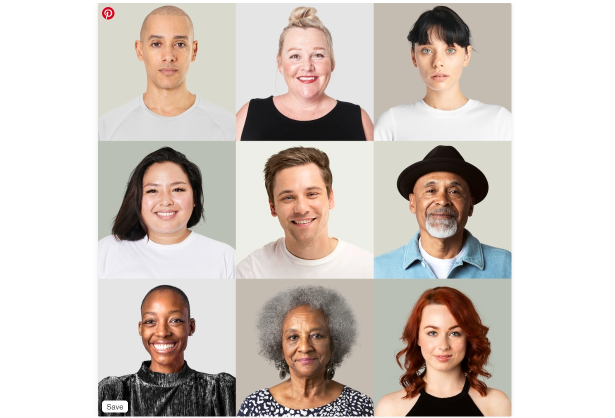
#> input picture L-PYTHON/IML/Face Recognization/faces.jpg, 1229 x 836 px (shown at 1/2 size)
$ python image-face-recognization.py
#> lines starting #> are read from the running program, lines starting #| are printed output that depends on the picture; after the words box and inside, x2 and y2 are one past the last pixel; in counts of white or black regions, pixels touching at a corner belong together
import cv2

# Will load pre-trained data from open Cv using haar cascade algorithm
trained_face_data = cv2.CascadeClassifier('haarcascade_frontalface_default.xml')

#select image to read
image = cv2.imread('faces.jpg')
#> image is the input picture: shape (836, 1229, 3); mean B, G, R 192.1, 198.4, 207.3
image = cv2.resize(image, (960, 620))
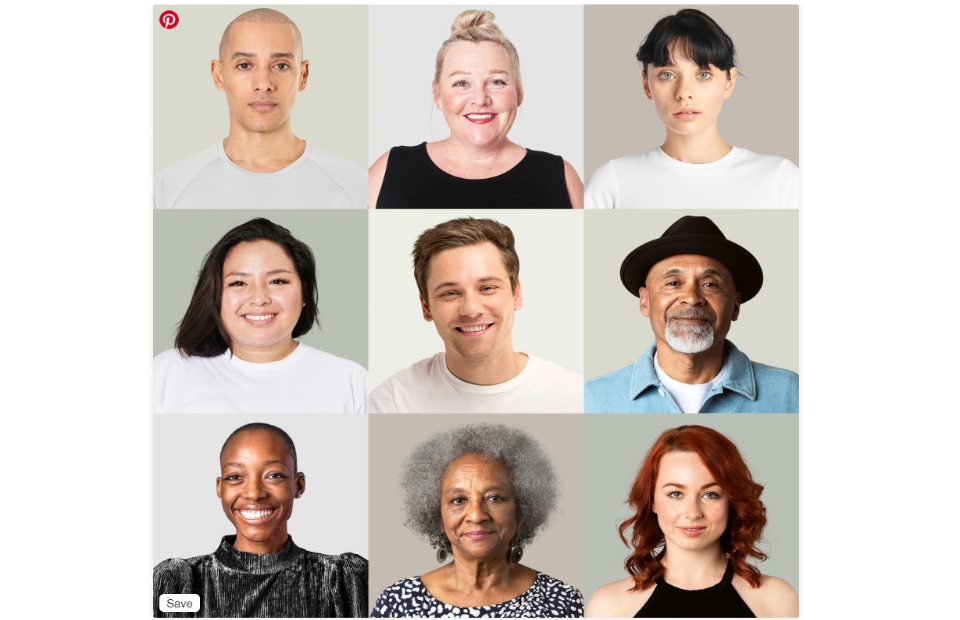
#> image: shape (620, 960, 3); mean B, G, R 192, 198.3, 207.2
cv2.imshow("colored-image",image)       # to show your image

# change the colored image into black and white
grayscaled_image =cv2.cvtColor(image, cv2.COLOR_BGR2GRAY)
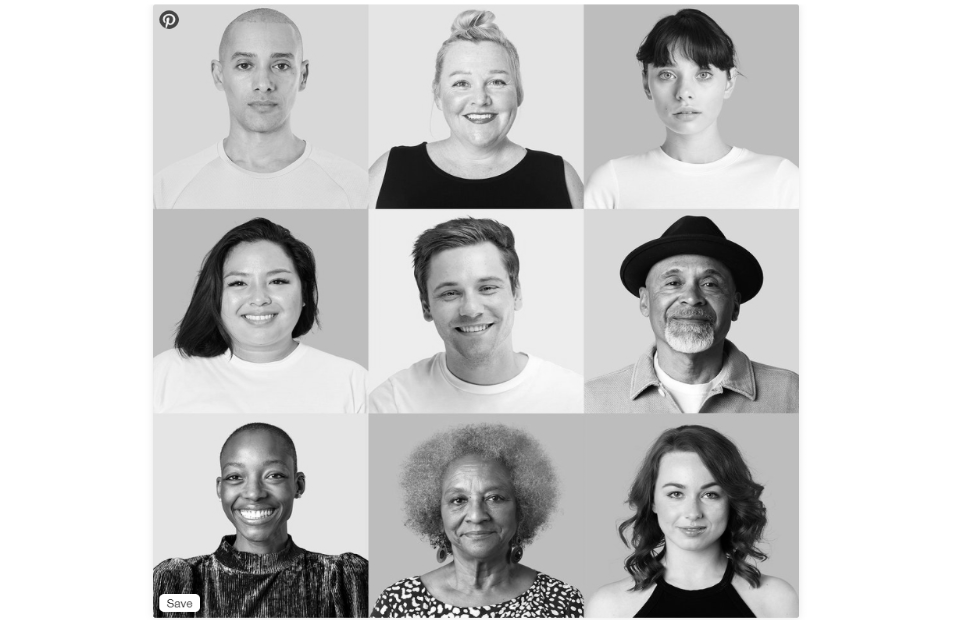
#> grayscaled_image: shape (620, 960); min 0, max 255, mean 200.3
cv2.imshow("grayscaled-image",grayscaled_image)

# Detect the faces
faces = trained_face_data.detectMultiScale(grayscaled_image)
#> faces = [[647, 459, 89, 89], [644, 247, 92, 92], [211, 442, 88, 88], [432, 466, 86, 86], [210, 23, 105, 105], [209, 245, 96, 96], [417, 248, 108, 108], [432, 46, 95, 95], [635, 38, 99, 99]]
# Draw the rectangle around each face
for (x, y, w, h) in faces:
    cv2.rectangle(image, (x, y), (x + w, y + h), (0, 255, 0), 2)
    # Display
    cv2.imshow('face-captured', image)
#> this loop made 9 passes
#> pass 1, `cv2.imshow('face-captured', image)`:
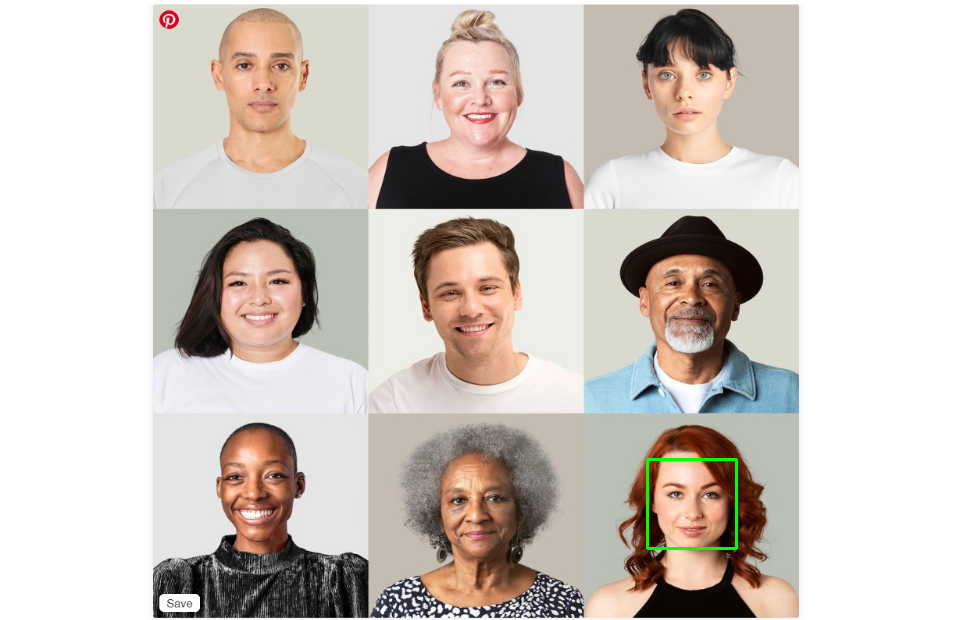
#> window 'face-captured': shape (620, 960, 3); mean B, G, R 191.9, 198.7, 207
#> pass 2, `cv2.imshow('face-captured', image)`:
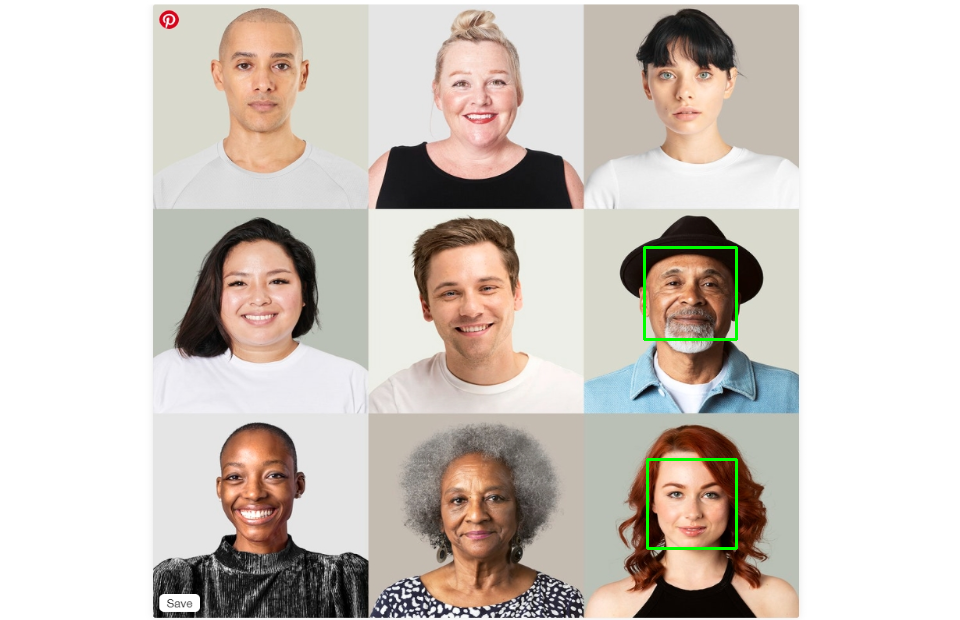
#> window 'face-captured': shape (620, 960, 3); mean B, G, R 191.8, 199, 206.8
#> after the loop:
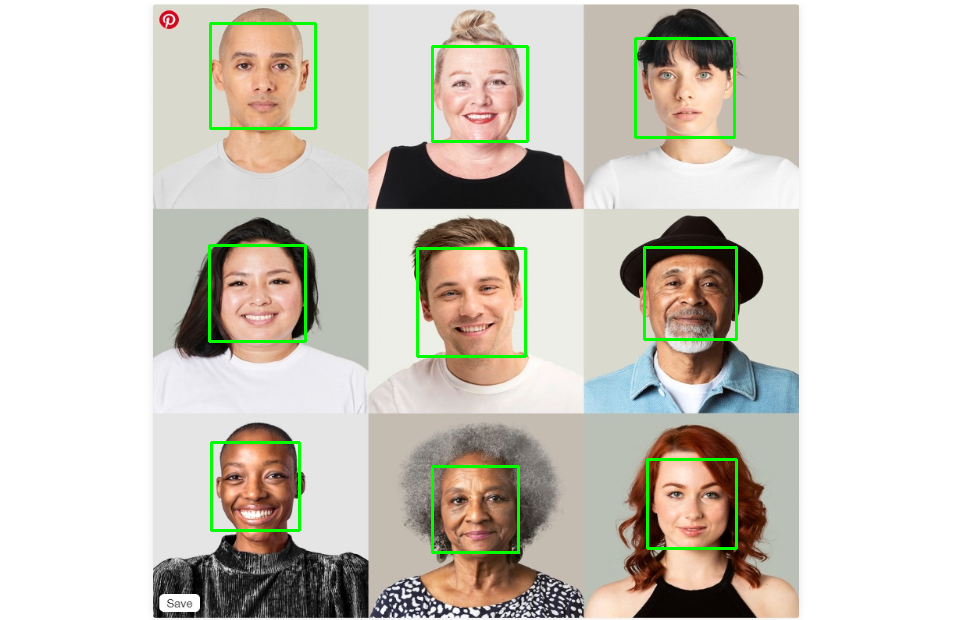
#> image: shape (620, 960, 3); 1.72% of pixels changed, all inside (x1, y1, x2, y2) = (208, 22, 738, 554)

cv2.waitKey(0)

$ run again, with L-PYTHON/IML/Face Recognization/image.jpg copied over L-PYTHON/IML/Face Recognization/faces.jpg
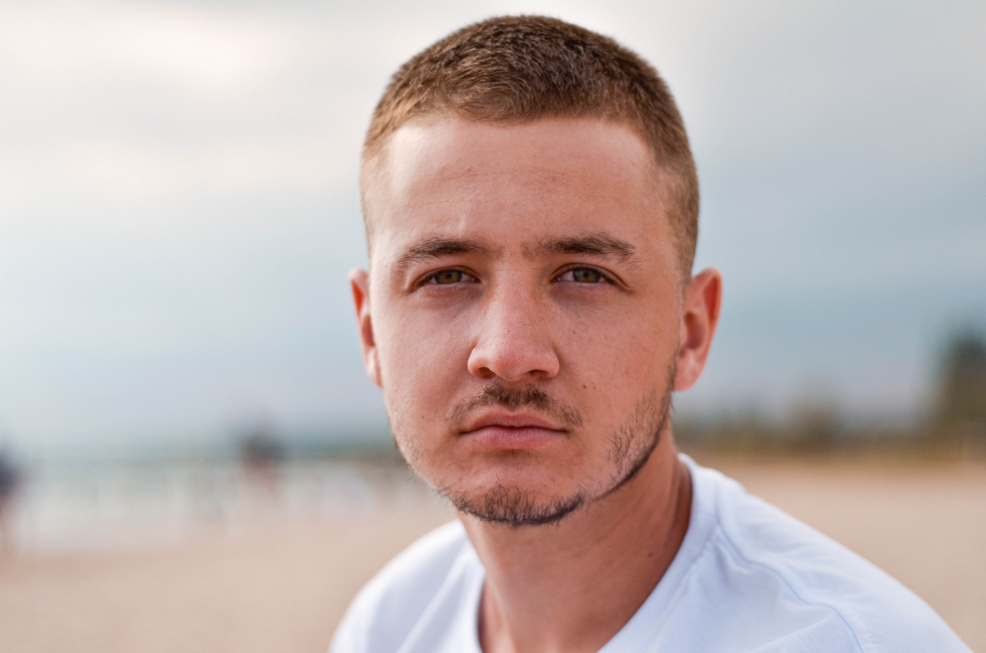
#> input picture L-PYTHON/IML/Face Recognization/image.jpg, 4928 x 3264 px (shown at 1/5 size)
#> image is the input picture: shape (3264, 4928, 3); mean B, G, R 173.2, 176.2, 191.4
#> image: shape (620, 960, 3)
#> `grayscaled_image =cv2.cvtColor(image, cv2.COLOR_BGR2GRAY)`:
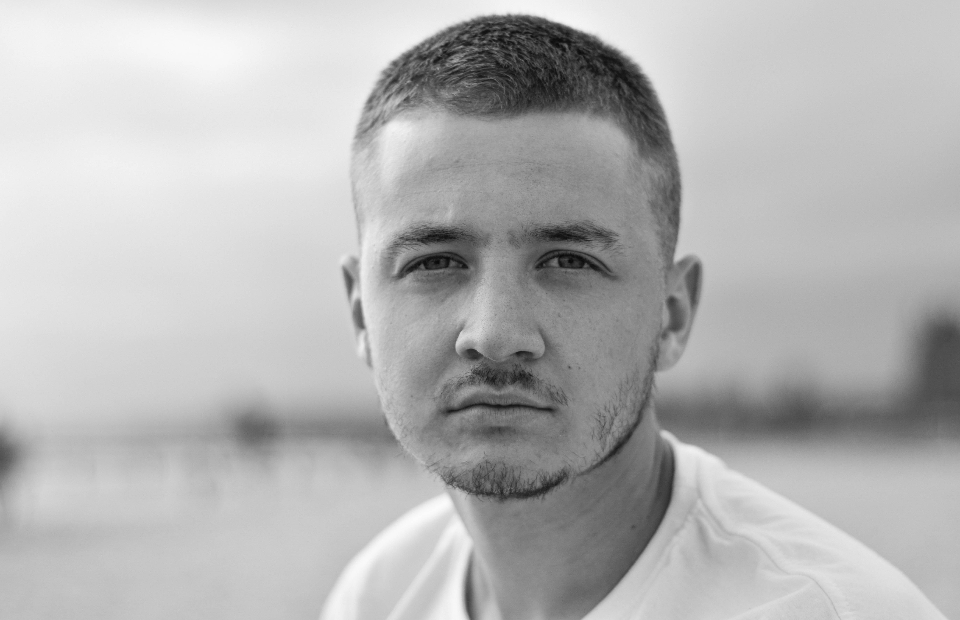
#> grayscaled_image: shape (620, 960); min 8, max 252, mean 180.3
#> faces = [[313, 121, 371, 371]]
#> the loop `for (x, y, w, h) in faces:` made 1 pass
#> pass 1, `cv2.imshow('face-captured', image)`:
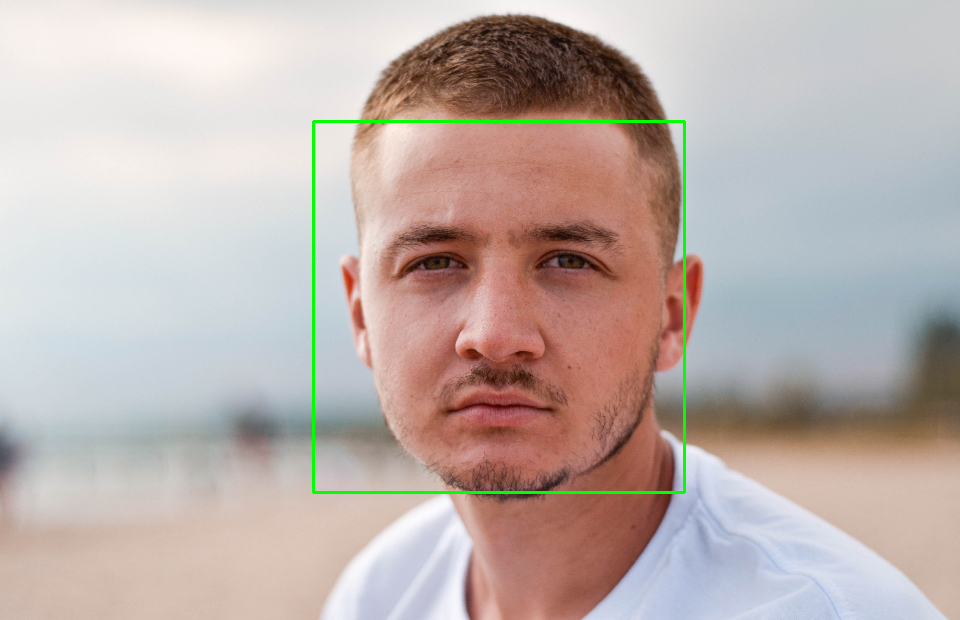
#> window 'face-captured': shape (620, 960, 3); mean B, G, R 172, 176.8, 190

$ run again, with L-PYTHON/IML/Face Recognization/img.jpg copied over L-PYTHON/IML/Face Recognization/faces.jpg
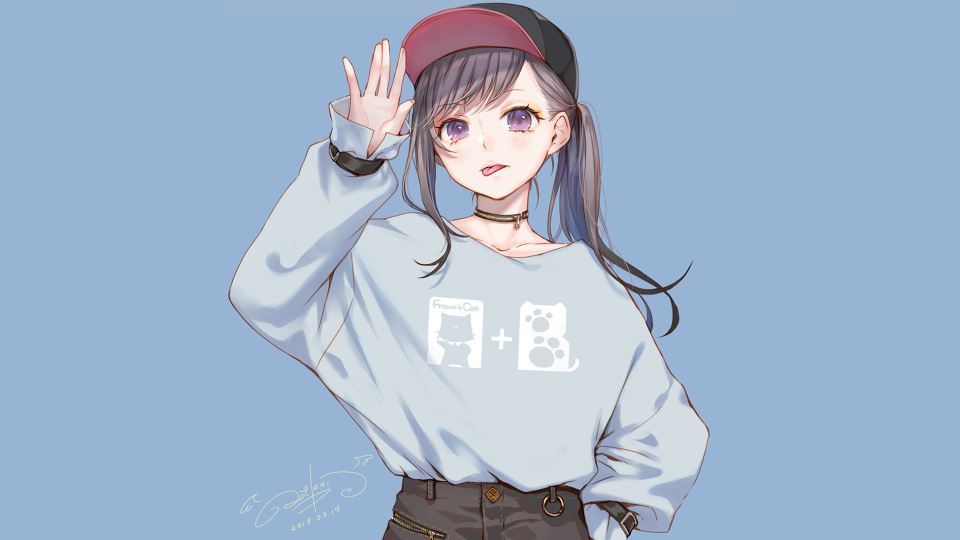
#> input picture L-PYTHON/IML/Face Recognization/img.jpg, 1920 x 1080 px (shown at 1/2 size)
#> image is the input picture: shape (1080, 1920, 3); mean B, G, R 204, 179.9, 160.7
#> image: shape (620, 960, 3)
#> `grayscaled_image =cv2.cvtColor(image, cv2.COLOR_BGR2GRAY)`:
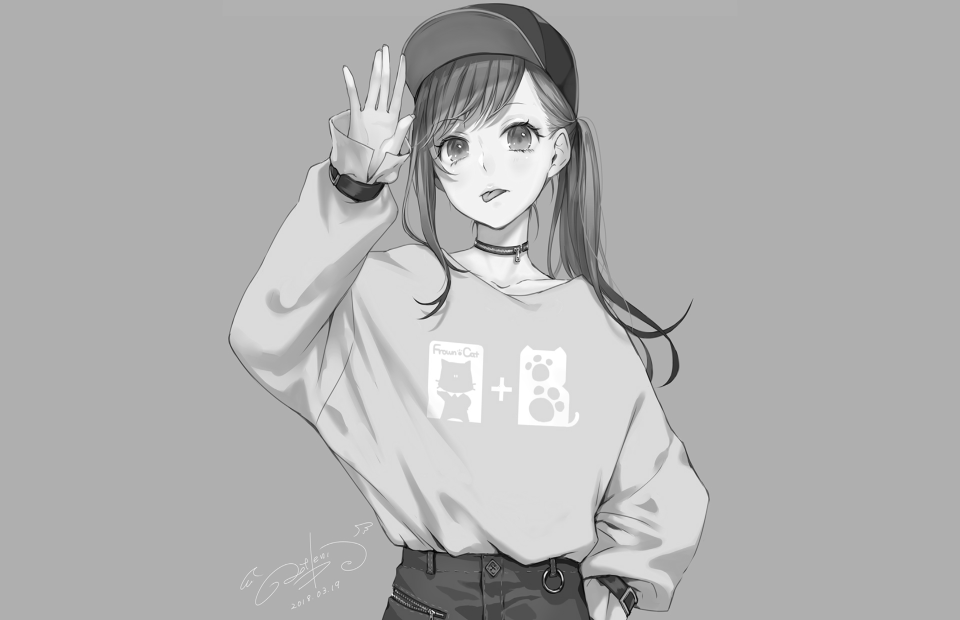
#> grayscaled_image: shape (620, 960); min 1, max 255, mean 176.9
#> faces = [[523, 375, 44, 44]]
#> the loop `for (x, y, w, h) in faces:` made 1 pass
#> pass 1, `cv2.imshow('face-captured', image)`:
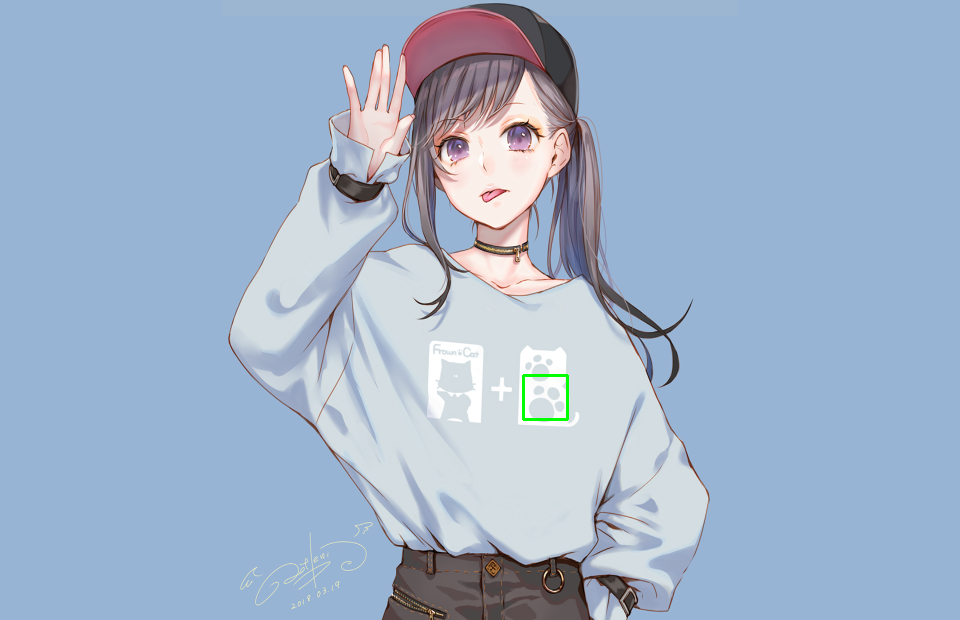
#> window 'face-captured': shape (620, 960, 3); mean B, G, R 203.7, 179.9, 160.5
